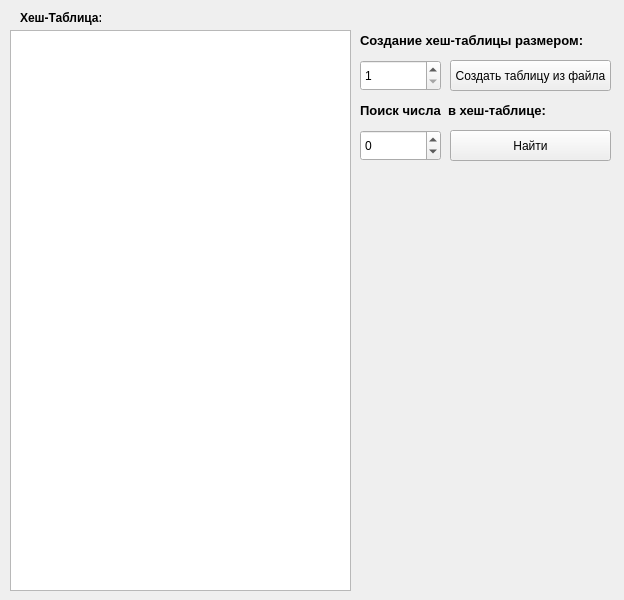
<?xml version="1.0" encoding="UTF-8"?>
<ui version="4.0">
 <class>MainWindow</class>
 <widget class="QMainWindow" name="MainWindow">
  <property name="geometry">
   <rect>
    <x>0</x>
    <y>0</y>
    <width>624</width>
    <height>600</height>
   </rect>
  </property>
  <property name="windowTitle">
   <string>MainWindow</string>
  </property>
  <widget class="QWidget" name="centralwidget">
   <widget class="QSpinBox" name="spinBox">
    <property name="geometry">
     <rect>
      <x>360</x>
      <y>60</y>
      <width>81</width>
      <height>31</height>
     </rect>
    </property>
    <property name="minimum">
     <number>1</number>
    </property>
    <property name="maximum">
     <number>300</number>
    </property>
   </widget>
   <widget class="QPushButton" name="pushButton">
    <property name="geometry">
     <rect>
      <x>450</x>
      <y>60</y>
      <width>161</width>
      <height>31</height>
     </rect>
    </property>
    <property name="text">
     <string>Создать таблицу из файла</string>
    </property>
   </widget>
   <widget class="QLabel" name="label">
    <property name="geometry">
     <rect>
      <x>20</x>
      <y>10</y>
      <width>81</width>
      <height>16</height>
     </rect>
    </property>
    <property name="font">
     <font>
      <weight>75</weight>
      <bold>true</bold>
     </font>
    </property>
    <property name="text">
     <string>Хеш-Таблица:</string>
    </property>
   </widget>
   <widget class="QLabel" name="label_3">
    <property name="geometry">
     <rect>
      <x>360</x>
      <y>100</y>
      <width>241</width>
      <height>21</height>
     </rect>
    </property>
    <property name="font">
     <font>
      <pointsize>10</pointsize>
      <weight>75</weight>
      <bold>true</bold>
     </font>
    </property>
    <property name="text">
     <string>Поиск числа  в хеш-таблице:</string>
    </property>
   </widget>
   <widget class="QPushButton" name="pushButton_2">
    <property name="geometry">
     <rect>
      <x>450</x>
      <y>130</y>
      <width>161</width>
      <height>31</height>
     </rect>
    </property>
    <property name="text">
     <string>Найти</string>
    </property>
   </widget>
   <widget class="QLabel" name="label_2">
    <property name="geometry">
     <rect>
      <x>360</x>
      <y>30</y>
      <width>251</width>
      <height>21</height>
     </rect>
    </property>
    <property name="font">
     <font>
      <pointsize>10</pointsize>
      <weight>75</weight>
      <bold>true</bold>
     </font>
    </property>
    <property name="text">
     <string>Создание хеш-таблицы размером:</string>
    </property>
   </widget>
   <widget class="QTextBrowser" name="textBrowser">
    <property name="geometry">
     <rect>
      <x>10</x>
      <y>30</y>
      <width>341</width>
      <height>561</height>
     </rect>
    </property>
   </widget>
   <widget class="QLabel" name="label_4">
    <property name="geometry">
     <rect>
      <x>360</x>
      <y>180</y>
      <width>241</width>
      <height>161</height>
     </rect>
    </property>
    <property name="font">
     <font>
      <pointsize>15</pointsize>
      <weight>75</weight>
      <bold>true</bold>
     </font>
    </property>
    <property name="text">
     <string/>
    </property>
   </widget>
   <widget class="QSpinBox" name="spinBox_2">
    <property name="geometry">
     <rect>
      <x>360</x>
      <y>130</y>
      <width>81</width>
      <height>31</height>
     </rect>
    </property>
    <property name="minimum">
     <number>-1000</number>
    </property>
    <property name="maximum">
     <number>1000</number>
    </property>
   </widget>
  </widget>
 </widget>
 <resources/>
 <connections/>
</ui>
